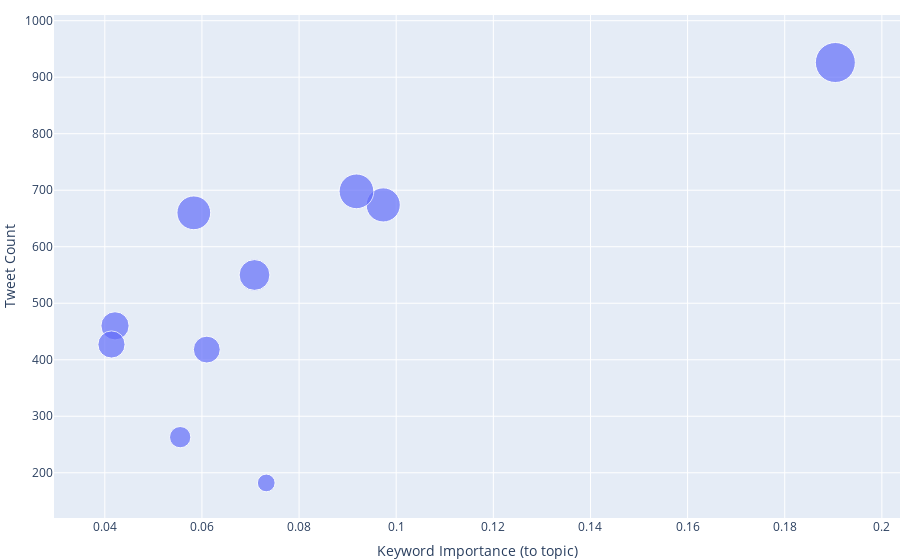

This figure's notebook cell:
### Markdown cell above
•	Goal: Visualize the top terms per topic across all airlines, by plotting each topic-term’s importance to the topic against the count of tweets in the topic that contain the term, using a bubble chart. A bubble’s color will represent an aggregated measure of user engagement with the tweet (i.e. number of likes, retweets, etc.) and a bubble’s size will represent the term’s frequency out of the top terms being visualized for the topic. 

- x: keyword_importance
- y: keyword_tweet_count_in_topic
- color: median_engmt_of_tweets_w_keyword
- size: share_of_topic_tweets (keyword_tweet_count_in_topic normalized by total number of tweets in topic)

### Code cell
topic_0 = all_dfs_topic_keywords[all_dfs_topic_keywords['topic_id']==0]

fig = go.Figure(data=[go.Scatter(
    x=topic_0['keyword_importance'].values.tolist(), 
    y=topic_0['keyword_tweet_count_in_topic'].values.tolist(),
    mode='markers',
    marker=dict(
        size=topic_0['share_of_topic_tweets'].values.tolist(),
        sizemode='area',
        sizeref=2.*max(topic_0['share_of_topic_tweets'].values.tolist())/(40.**2),
        sizemin=4
    ),
    text=topic_0['topic_keyword'].values.tolist(),
    textposition='bottom center',
    name=topic_0['topic_name'].values.tolist()[0]
)
])

fig.update_layout(
        margin=dict(t=15, 
                    b=0, 
                    l=20, 
                    r=0),
        yaxis=dict(title='Tweet Count'),
        xaxis=dict(title='Keyword Importance (to topic)'),
        legend=dict(itemsizing='constant',
                    title=dict(text='   <b>Topic</b>')),
    )    

fig.show()

### Figure 1 — Plotly figure (JSON) as saved in the notebook; plotly's stock layout.template omitted (floating-point values rounded to 4 significant figures)
{"data": [{"marker": {"size": [0.2109, 0.1535, 0.159, 0.04145, 0.1253, 0.09519, 0.1503, 0.0599, 0.1048, 0.09724], "sizemin": 4, "sizemode": "area", "sizeref": 0.0002636}, "mode": "markers", "name": "Charitable work, raising awareness", "text": ["world", "learn", "come", "food", "team", "support", "help", "big", "proud", "want"], "textposition": "bottom center", "type": "scatter", "x": [0.1904, 0.09733, 0.09182, 0.07324, 0.07082, 0.061, 0.05833, 0.05552, 0.0421, 0.04137], "y": [926, 674, 698, 182, 550, 418, 660, 263, 460, 427]}], "layout": {"legend": {"itemsizing": "constant", "title": {"text": "   <b>Topic</b>"}}, "margin": {"b": 0, "l": 20, "r": 0, "t": 15}, "xaxis": {"title": {"text": "Keyword Importance (to topic)"}}, "yaxis": {"title": {"text": "Tweet Count"}}}}
